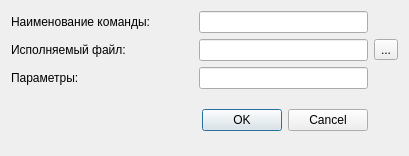
<?xml version="1.0" encoding="UTF-8"?>
<ui version="4.0">
 <class>editCommand</class>
 <widget class="QDialog" name="editCommand">
  <property name="windowModality">
   <enum>Qt::ApplicationModal</enum>
  </property>
  <property name="geometry">
   <rect>
    <x>0</x>
    <y>0</y>
    <width>409</width>
    <height>156</height>
   </rect>
  </property>
  <property name="sizePolicy">
   <sizepolicy hsizetype="Preferred" vsizetype="Fixed">
    <horstretch>0</horstretch>
    <verstretch>0</verstretch>
   </sizepolicy>
  </property>
  <property name="windowTitle">
   <string>Правка</string>
  </property>
  <layout class="QGridLayout" name="gridLayout_5">
   <item row="0" column="0">
    <widget class="QLabel" name="laNameCmd">
     <property name="sizePolicy">
      <sizepolicy hsizetype="Preferred" vsizetype="Fixed">
       <horstretch>0</horstretch>
       <verstretch>0</verstretch>
      </sizepolicy>
     </property>
     <property name="text">
      <string>Наименование команды:</string>
     </property>
    </widget>
   </item>
   <item row="0" column="1">
    <widget class="QLineEdit" name="leNameCmd"/>
   </item>
   <item row="1" column="0">
    <widget class="QLabel" name="laFileNameExec">
     <property name="sizePolicy">
      <sizepolicy hsizetype="Preferred" vsizetype="Fixed">
       <horstretch>0</horstretch>
       <verstretch>0</verstretch>
      </sizepolicy>
     </property>
     <property name="text">
      <string>Исполняемый файл:</string>
     </property>
    </widget>
   </item>
   <item row="1" column="1">
    <widget class="QLineEdit" name="leFileNameExec"/>
   </item>
   <item row="1" column="2">
    <widget class="QToolButton" name="tbFileNameExec">
     <property name="text">
      <string>...</string>
     </property>
    </widget>
   </item>
   <item row="2" column="0">
    <widget class="QLabel" name="laParams">
     <property name="sizePolicy">
      <sizepolicy hsizetype="Preferred" vsizetype="Fixed">
       <horstretch>0</horstretch>
       <verstretch>0</verstretch>
      </sizepolicy>
     </property>
     <property name="text">
      <string>Параметры:</string>
     </property>
    </widget>
   </item>
   <item row="2" column="1">
    <widget class="QLineEdit" name="lePrams"/>
   </item>
   <item row="3" column="0">
    <spacer name="verticalSpacer">
     <property name="orientation">
      <enum>Qt::Vertical</enum>
     </property>
     <property name="sizeHint" stdset="0">
      <size>
       <width>182</width>
       <height>27</height>
      </size>
     </property>
    </spacer>
   </item>
   <item row="3" column="1">
    <widget class="QDialogButtonBox" name="buBoxOkCancel">
     <property name="standardButtons">
      <set>QDialogButtonBox::Cancel|QDialogButtonBox::Ok</set>
     </property>
    </widget>
   </item>
  </layout>
 </widget>
 <resources/>
 <connections/>
</ui>
